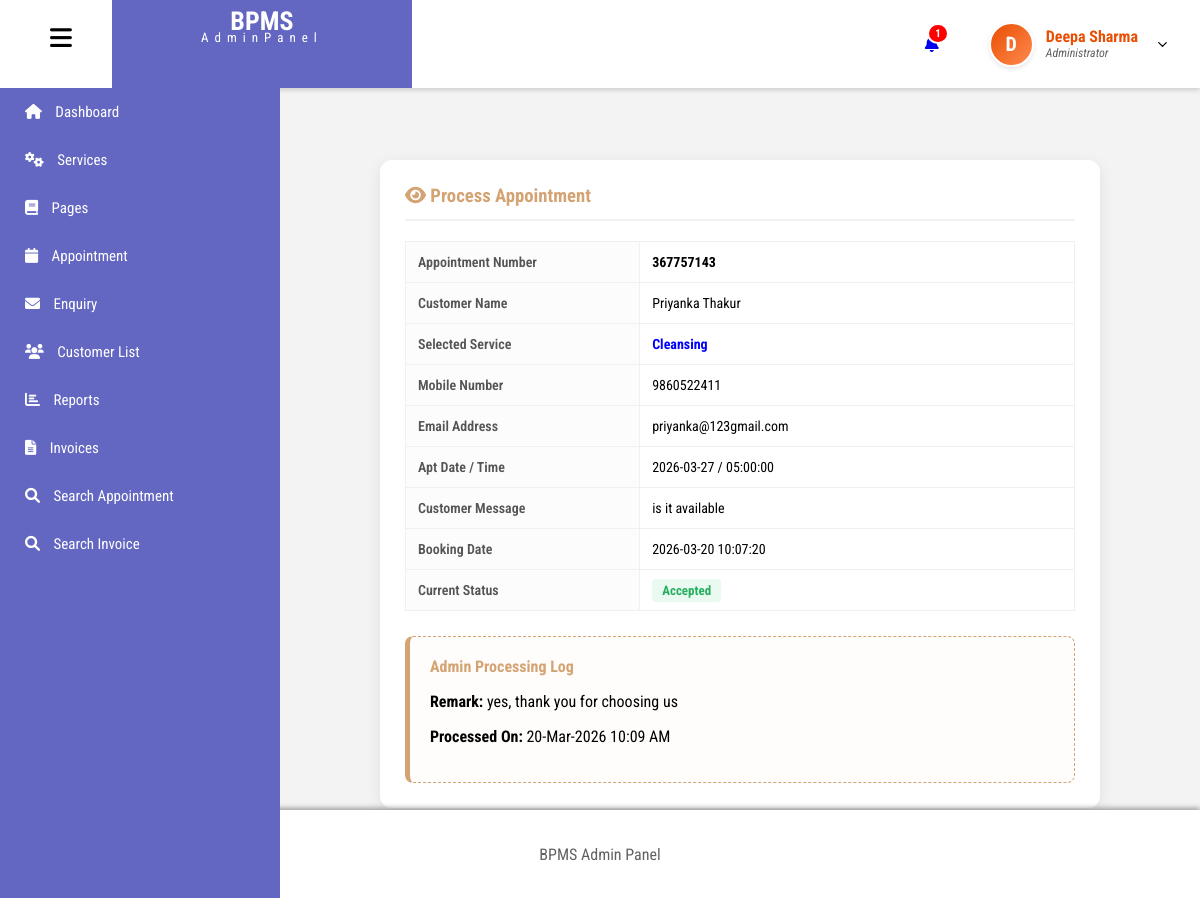
Page /admin/view-appointment.php?viewid=16 (signed in) on the committed database.
### tables this page shows
CREATE TABLE `tblusers` (
  `id` int(11) NOT NULL,
  `FullName` varchar(100) DEFAULT NULL,
  `email` varchar(100) NOT NULL,
  `Image` varchar(200) DEFAULT NULL,
  `password` varchar(255) NOT NULL,
  `role` enum('admin','user') NOT NULL,
  `created_at` timestamp NOT NULL DEFAULT current_timestamp(),
  `MobileNumber` varchar(15) DEFAULT NULL
);

CREATE TABLE `tblappointment` (
  `ID` int(11) NOT NULL,
  `AppointmentNumber` int(11) NOT NULL,
  `UserID` int(11) DEFAULT NULL,
  `ServiceId` int(11) DEFAULT NULL,
  `AptDate` date DEFAULT NULL,
  `AptTime` time DEFAULT NULL,
  `Message` mediumtext DEFAULT NULL,
  `BookingDate` timestamp NULL DEFAULT current_timestamp(),
  `Status` varchar(50) DEFAULT NULL,
  `Remark` varchar(250) DEFAULT NULL,
  `UpdationDate` timestamp NULL DEFAULT NULL ON UPDATE current_timestamp()
);

CREATE TABLE `services` (
  `id` int(11) NOT NULL,
  `service_name` varchar(100) DEFAULT NULL,
  `service_desc` text DEFAULT NULL,
  `cost` int(11) DEFAULT NULL,
  `image` varchar(255) DEFAULT NULL,
  `creation_date` timestamp NOT NULL DEFAULT current_timestamp()
);

### admin/view-appointment.php (the view, shortened to what this page needs)
<?php
include('includes/dbconnection.php');
if (!isset($_SESSION['bpmsaid']) || strlen($_SESSION['bpmsaid']) == 0) {
    header('location:logout.php');
} else {
?>
<!DOCTYPE html>
<html lang="en">
<head>
    <link rel="stylesheet" href="css/style.css">
    <link rel="stylesheet" href="https://cdnjs.cloudflare.com/ajax/libs/font-awesome/6.0.0/css/all.min.css">
</head>
<body>
<?php include 'includes/header.php'; ?>
<?php include 'includes/sidebar.php'; ?>
<main id="main-content">
    <div class="appointment-card">
        <div class="card-header">
            <h3 style="margin:0;"><i class="fas fa-eye"></i> Process Appointment</h3>
        </div>
        <?php
        $vid = $_GET['viewid'];
        $ret = mysqli_query($con, "SELECT tblappointment.*, tblusers.FullName, tblusers.MobileNumber, tblusers.Email, services.service_name
                                   FROM tblappointment
                                   JOIN tblusers ON tblusers.id=tblappointment.UserID
                                   LEFT JOIN services ON services.id=tblappointment.ServiceId
                                   WHERE tblappointment.ID='$vid'");
        while ($row = mysqli_fetch_array($ret)) {
        ?>
        <table class="table">
            <tr><th>Appointment Number</th><td><strong><?php echo $row['AppointmentNumber'];?></strong></td></tr>
            <tr><th>Customer Name</th><td><?php echo $row['FullName'];?></td></tr>
            <tr><th>Selected Service</th><td style="color: blue; font-weight: bold;"><?php echo ($row['service_name']!="") ? $row['service_name'] : "General Service";?></td></tr>
            <tr><th>Mobile Number</th><td><?php echo $row['MobileNumber'];?></td></tr>
            <tr><th>Email Address</th><td><?php echo $row['Email'];?></td></tr>
            <tr><th>Apt Date / Time</th><td><?php echo $row['AptDate'];?> / <?php echo $row['AptTime'];?></td></tr>
            <tr><th>Customer Message</th><td><?php echo ($row['Message']!="") ? $row['Message'] : "No specific message provided.";?></td></tr>
            <tr><th>Booking Date</th><td><?php echo $row['BookingDate'];?></td></tr>
            <tr>
                <th>Current Status</th>
                <td>
                    <?php
                    if($row['Status'] == "Accepted") echo "<span class='status-badge accepted'>Accepted</span>";
                    elseif($row['Status'] == "Rejected") echo "<span class='status-badge rejected'>Rejected</span>";
                    else echo "<span class='status-badge pending'>Pending</span>";
                    ?>
                </td>
            </tr>
        </table>
        <?php if($row['Status'] == "Pending" || $row['Status'] == "") { ?>
            <div class="action-box">
                <h4 style="margin:0;"><i class="fas fa-edit"></i> Admin Action</h4>
                <form method="post">
                    <p style="font-size:14px; margin: 10px 0 5px; font-weight:600;">Admin Remarks:</p>
                    <textarea name="remark" required placeholder="Enter feedback for the customer..."></textarea>
                    <p style="font-size:14px; margin: 5px 0; font-weight:600;">Update Status:</p>
                    <select name="status" required style="padding:8px; width:220px; border-radius:4px; border:1px solid #ddd;">
                        <option value="">Select Status</option>
                        <option value="Accepted">Accept Appointment</option>
                        <option value="Rejected">Reject Appointment</option>
                    </select>
                    <div style="margin-top: 15px;">
                        <button type="submit" name="update" class="btn-submit">Submit Update</button>
                    </div>
                </form>
            </div>
        <?php } else { ?>
            <div class="action-box" style="border-left: 5px solid #d4a373;">
                <h4 style="margin:0; color:#d4a373;">Admin Processing Log</h4>
                <p><strong>Remark:</strong> <?php echo $row['Remark'];?></p>
                <p><strong>Processed On:</strong> <?php echo date("d-M-Y H:i A", strtotime($row['UpdationDate']));?></p>
            </div>
        <?php } ?>
        <?php } ?>
    </div>
    <div style="margin-top:30px;">
        <?php include 'includes/footer.php'; ?>
</body>
</html>
<?php } ?>

### admin/includes/header.php (shortened to what this page needs)
<?php
include_once('includes/dbconnection.php');
$adminid = $_SESSION['bpmsaid'];
$headerQuery = mysqli_query($con, "SELECT FullName, Image FROM tblusers WHERE id='$adminid'");
$adminData = mysqli_fetch_array($headerQuery);
$fullName = !empty($adminData['FullName']) ? $adminData['FullName'] : "Admin";
$adminImage = $adminData['Image'];
$initial = strtoupper(substr($fullName, 0, 1));
$ret = mysqli_query($con, "SELECT ID FROM tblappointment WHERE Status='Pending' OR Status='' OR Status='0'");
$new_count = mysqli_num_rows($ret);
?>
<!DOCTYPE html>
<html lang="en">
<head>
  <link rel="stylesheet" href="https://cdnjs.cloudflare.com/ajax/libs/font-awesome/6.0.0/css/all.min.css">
  <link rel="stylesheet" href="includes/header.css">
</head>
<body>
<header id="header">
  <div class="logo">
    <i class="fa-solid fa-bars" id="hamburger"></i>
    <div class="logo2">
      <h1>BPMS</h1>
      <p>AdminPanel</p>
    </div>
  </div>
  <div class="icon">
    <div class="bell">
      <a href="new-appointment.php" style="position: relative; text-decoration: none;">
        <i class="fa-solid fa-bell"></i>
        <?php if($new_count > 0): ?>
          <span class="notification-badge"><?php echo $new_count; ?></span>
        <?php endif; ?>
      </a>
    </div>
    <div class="admin-profile-container" style="position: relative; display: flex; align-items: center;">
      <div class="user" onclick="toggleDropdown()" style="cursor: pointer;">
        <div class="avatar-circle">
            <?php if(empty($adminImage)): ?>
                <?php echo $initial; ?>
            <?php else: ?>
                <img src="images/<?php echo $adminImage; ?>" alt="Admin Profile" class="profile-pic">
            <?php endif; ?>
        </div>
        <div class="user-text">
          <h3><?php echo $fullName; ?></h3>
          <p>Administrator</p>
        </div>
        <img src="images/dropdown.svg" alt="dropdown" id="drop-arrow" style="transition: transform 0.3s;">
      </div>
    </div>
  </div>
</header>
</body>
</html>

### admin/css/style.css (style rules this page uses)
* { box-sizing: border-box; }
body { font-family: 'Roboto Condensed', sans-serif; margin: 0; padding: 0; background-color: #e3e3e3; scroll-behavior: smooth; }
#main-content { position: relative; margin-left: 60px; margin-top: 60px; padding: 60px; min-height: 100vh; background: #f3f3f3; transition: margin-left 0.3s ease; }
.sidebar.active ~ #main-content { margin-left: 280px; }

### admin/includes/header.css (style rules this page uses)
body { font-family: 'Roboto Condensed', sans-serif; margin: 0; padding: 0; background-color: #e3e3e3; }
#header { display: flex; justify-content: space-between; height: 11vh; background-color: white; box-shadow: 0 2px 5px rgb(181, 176, 176); position: sticky; top: 0; z-index: 1000; }
.logo { display: flex; gap: 40px; }
.logo i { font-size: 25px; padding-top: 25px; margin-left: 50px; cursor: pointer; }
.logo2 { width: 300px; height: 11vh; text-align: center; background-color: #6467c2; color: white; line-height: 12px; font-size: 13px; }
.logo2 h1 { margin: 15px 0 5px 0; }
.logo2 p { letter-spacing: 6px; margin: 0; }
.icon { display: flex; }
.bell { padding: 30px 50px; display: flex; align-items: center; }
.notification-badge { position: absolute; top: -12px; right: -10px; background-color: #ff0000; color: white; font-size: 11px; padding: 2px 6px; border-radius: 50%; font-weight: bold; border: 2px solid white; }
.user { display: flex; gap: 12px; padding-right: 30px; align-items: center; height: 100%; }
.avatar-circle { width: 45px; height: 45px; border-radius: 50%; background: linear-gradient(135deg, #e94e02, #ff8a50); color: white; display: flex; align-items: center; justify-content: center; font-weight: bold; font-size: 20px; overflow: hidden; border: 2px solid #fff; box-shadow: 0 2px 5px rgba(0,0,0,0.1); }
.user-text { line-height: 1.2; }
.user-text h3 { color: #e94e02; margin: 0; font-size: 16px; }
.user-text p { font-style: italic; color: rgb(97, 97, 98); margin: 0; font-size: 12px; }
.user img#drop-arrow { width: 15px; margin-left: 5px; }

### admin/includes/sidebar.css (style rules this page uses)
#header { position: fixed; top: 0; left: 0; height: 11vh; width: 100%; background: #ffffff; display: flex; justify-content: space-between; align-items: center; box-shadow: 0 2px 5px #ccc; z-index: 2000; }

### admin/view-appointment.php (style rules this page uses)
body { background-color: #f4f7f6; font-family: 'Segoe UI', sans-serif; }
#main-content { margin-left: 280px; padding-top: 100px; display: flex; flex-direction: column; align-items: center; }
.appointment-card { background: #fff; width: 90%; max-width: 850px; padding: 25px; border-radius: 12px; box-shadow: 0 4px 15px rgba(0,0,0,0.08); }
.card-header { border-bottom: 2px solid #f1f1f1; margin-bottom: 20px; padding-bottom: 12px; color: #d4a373; }
.table { width: 100%; border-collapse: collapse; margin-bottom: 20px; }
.table th { background-color: #fcfcfc; width: 35%; text-align: left; color: #555; font-size: 14px; font-weight: 600; border: 1px solid #f0f0f0; padding: 12px; }
.table td { border: 1px solid #f0f0f0; padding: 12px; font-size: 14px; }
.status-badge { font-weight: bold; padding: 4px 10px; border-radius: 4px; font-size: 13px; }
.accepted { color: #27ae60; background: #eafaf1; }
.action-box { margin-top: 25px; padding: 20px; border: 1px dashed #d4a373; background: #fffdfb; border-radius: 8px; }

### rows in the picture
tblusers: FullName "D", FullName "Deepa Sharma"
tblappointment: AppointmentNumber "367757143", UserID.FullName "Priyanka Thakur", ServiceId.service_name "Cleansing", UserID.MobileNumber "9860522411", UserID.email "priyanka@123gmail.com", AptDate "2026-03-27", AptTime "05:00:00", Message "is it available", BookingDate "2026-03-20 10:07:20", Status "Accepted", Remark "yes, thank you for choosing us", UpdationDate "20-Mar-2026 10:09 AM"

### other values in the picture
$new_count "1"
